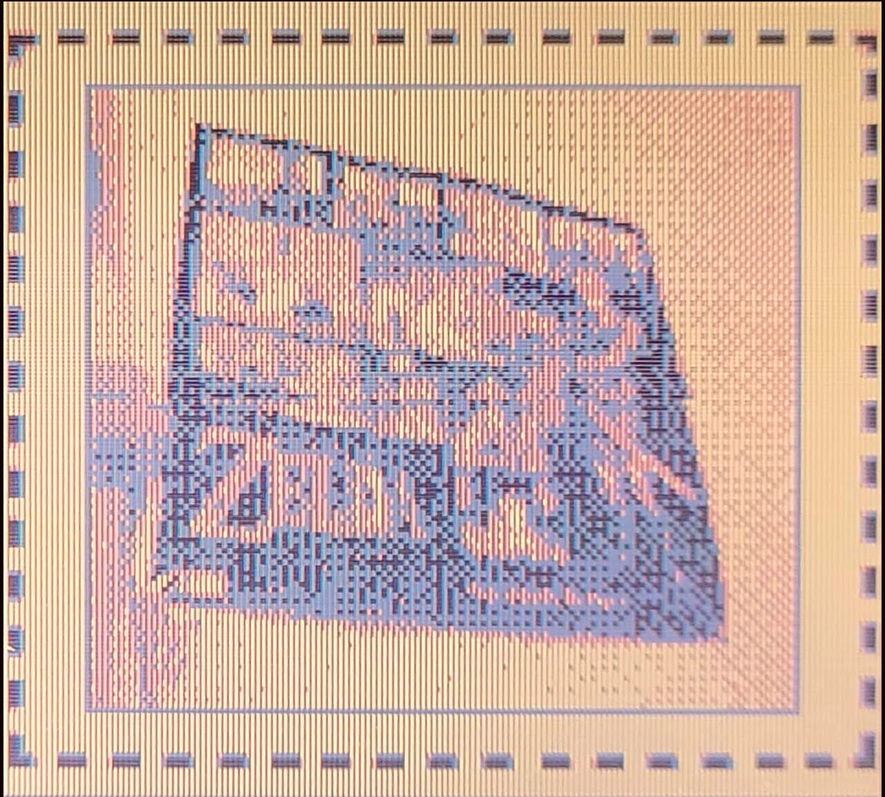
#> input picture test-debug/zelda-poster-3_warp.png, 885 x 797 px, shrunk from 1280 x 1152 before the run, found by its file name
$ python test_uniform_delta.py
#> lines starting #> are read from the running program, lines starting #| are printed output that depends on the picture; long printed decimals are rounded
#!/usr/bin/env python3
"""
Test whether uniform global color correction helps.
Instead of spatial polynomial, just apply mean delta to camera area.
"""
import sys
import numpy as np
import cv2
from pathlib import Path

_REPO_ROOT = str(Path(__file__).resolve().parent.parent.parent)
from pathlib import Path

sys.path.insert(0, str(Path(__file__).parent))
from gbcam_common import INNER_TOP, INNER_BOT, INNER_LEFT, INNER_RIGHT, SCREEN_H, SCREEN_W

def test_uniform_delta():
    """Test if uniform global color correction works better."""

    # Load warped image
    input_path = _REPO_ROOT + "/test-output/zelda-poster-3/zelda-poster-3_warp.png"
    img_bgr = cv2.imread(input_path)
#> img_bgr is the input picture: shape (797, 885, 3); mean B, G, R 161.5, 173.4, 203.2
    img_rgb = cv2.cvtColor(img_bgr, cv2.COLOR_BGR2RGB).astype(np.float32)
    H, W = img_rgb.shape[:2]
#> H = 797; W = 885
    scale = 8

    # Load frame_ascii
    frame_ascii_path = _REPO_ROOT + "/supporting-materials/frame_ascii.txt"
    with open(frame_ascii_path, 'r', encoding='utf-8') as f:
#> (reads supporting-materials/frame_ascii.txt from the repository)
        frame_lines = f.readlines()

    frame = []
    for line in frame_lines:
        row = []
        for ch in line.rstrip('\n'):
            if ch == ' ':
                row.append(0)  # yellow
            elif ch == '·':
                row.append(1)  # red
            elif ch == '▓':
                row.append(2)  # blue
            elif ch == '█':
                row.append(3)  # black
        if len(row) > 0:
            frame.append(row)

    print(f"Frame shape: {len(frame)} x {len(frame[0])}")

    # Target colors
    FRAME_TARGETS = {
        0: np.array([255., 255., 165.]),  # yellow
        1: np.array([255., 148., 148.]),  # red
        2: np.array([148., 148., 255.]),  # blue
        3: np.array([0., 0., 0.]),        # black
    }

    # Compute mean delta for yellow pixels only
    deltas = []
    for gy in range(SCREEN_H):
        for gx in range(SCREEN_W):
            if frame[gy][gx] == 0:  # yellow
                y_center = gy * scale + scale // 2
                x_center = gx * scale + scale // 2

                if 0 <= y_center < H and 0 <= x_center < W:
                    current = img_rgb[y_center, x_center, :]
                    target = FRAME_TARGETS[0]  # yellow
                    delta = target - current
                    deltas.append(delta)
#> after the loop, deltas = 2565 items, first 6: [1, 9, -38], [50, 82, 34], [18, 52, 1], [31, 67, 19], [52, 83, 35], [9, 39, -12]

    deltas = np.array(deltas)
#> deltas = 2565 rows, first 8: [1, 9, -38], [50, 82, 34], [18, 52, 1], [31, 67, 19], [52, 83, 35], [9, 39, -12], [78, 112, 56], [1, 27, -23]
    mean_delta = deltas.mean(axis=0)
#> mean_delta = [38.07, 67.97, 6.02]

    print(f"\nYellow pixel deltas:")
    print(f"  Mean delta: {mean_delta}")
#|   Mean delta: [38.067 67.966  6.021]
    print(f"  Std:  {deltas.std(axis=0)}")
#|   Std:  [40.597 43.345 41.221]
    print(f"  Min:  {deltas.min(axis=0)}")
#|   Min:  [  0.   0. -68.]
    print(f"  Max:  {deltas.max(axis=0)}")
#|   Max:  [236. 255. 165.]

    # Apply uniform delta to camera area
    img_corrected = img_rgb.copy()

    cam_y_start = INNER_TOP * scale
    cam_y_end = (INNER_BOT + 1) * scale
    cam_x_start = INNER_LEFT * scale
    cam_x_end = (INNER_RIGHT + 1) * scale

    print(f"\nCamera area: y=[{cam_y_start}, {cam_y_end}), x=[{cam_x_start}, {cam_x_end})")

    # Apply mean delta to camera area
    img_corrected[cam_y_start:cam_y_end, cam_x_start:cam_x_end, :] = np.clip(
        img_corrected[cam_y_start:cam_y_end, cam_x_start:cam_x_end, :] + mean_delta[None, None, :],
        0, 255
    )
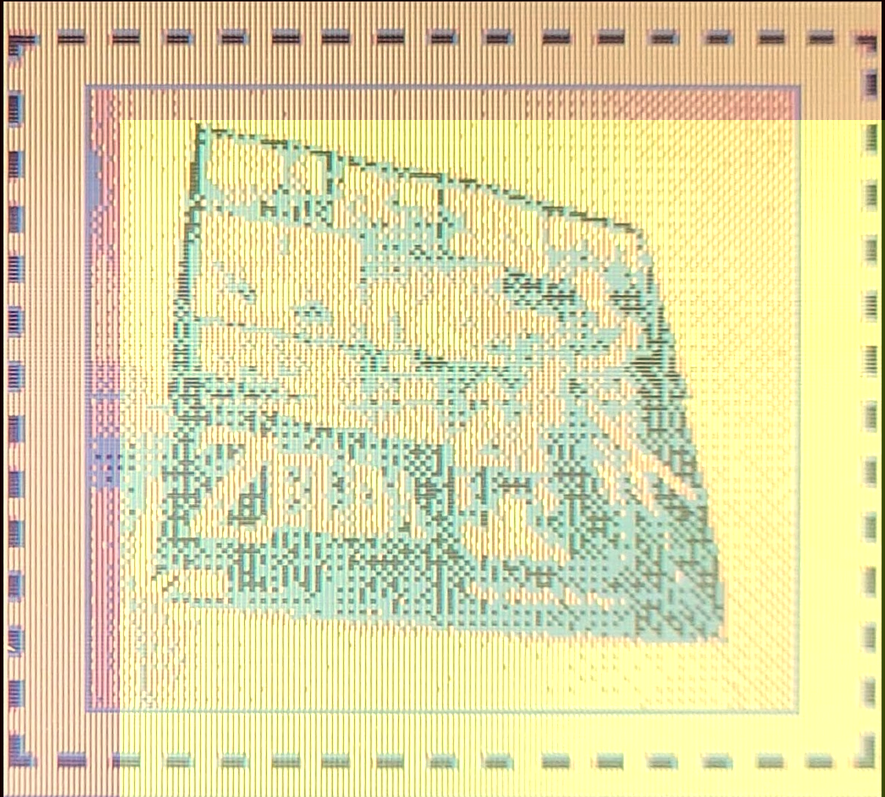
#> img_corrected: shape (797, 885, 3) float32; mean R, G, B 222.8, 216.6, 166.3

    # Save output
    output_path = _REPO_ROOT + "/test-output/zelda-poster-3-uniform-delta.png"
    img_corrected_uint8 = img_corrected.astype(np.uint8)
    img_corrected_bgr = cv2.cvtColor(img_corrected_uint8, cv2.COLOR_RGB2BGR)
    cv2.imwrite(output_path, img_corrected_bgr)

    print(f"\nSaved corrected image to {output_path}")

    # Show some samples before/after
    print(f"\nSample camera pixels before/after:")
    test_coords = [(80, 80), (80, 90), (90, 80), (90, 90)]
    for gy, gx in test_coords:
        y_px = gy * scale + scale // 2
        x_px = gx * scale + scale // 2
        before = img_rgb[y_px, x_px, :].astype(np.uint8)
        after = img_corrected[y_px, x_px, :].astype(np.uint8)
        print(f"  ({gy:3d}, {gx:3d}): {tuple(before)} -> {tuple(after)}")
#> this loop made 4 passes
#> (before, after) on passes 1 to 4: ([235, 194, 189], [255, 255, 195]), ([214, 168, 165], [252, 235, 171]), ([231, 194, 168], [255, 255, 174]), ([245, 208, 182], [255, 255, 188])
#|   ( 80,  80): (235, 194, 189) -> (255, 255, 195)
#|   ( 80,  90): (214, 168, 165) -> (252, 235, 171)
#|   ( 90,  80): (231, 194, 168) -> (255, 255, 174)
#|   ( 90,  90): (245, 208, 182) -> (255, 255, 188)

if __name__ == '__main__':
    test_uniform_delta()
